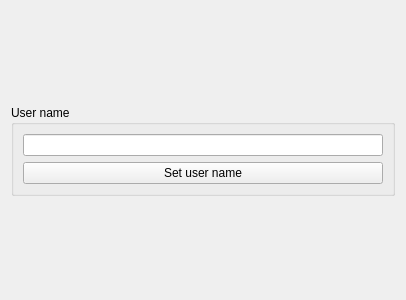
<?xml version="1.0" encoding="UTF-8"?>
<ui version="4.0">
 <class>simple</class>
 <widget class="QWidget" name="simple">
  <property name="geometry">
   <rect>
    <x>0</x>
    <y>0</y>
    <width>406</width>
    <height>300</height>
   </rect>
  </property>
  <property name="windowTitle">
   <string>Form</string>
  </property>
  <layout class="QGridLayout" name="gridLayout_2">
   <item row="1" column="0" colspan="2">
    <widget class="QGroupBox" name="groupBox">
     <property name="title">
      <string>User name</string>
     </property>
     <layout class="QGridLayout" name="gridLayout">
      <item row="1" column="0">
       <widget class="QPushButton" name="set_user_name">
        <property name="text">
         <string>Set user name</string>
        </property>
       </widget>
      </item>
      <item row="0" column="0">
       <widget class="QLineEdit" name="user_name">
        <property name="sizePolicy">
         <sizepolicy hsizetype="Expanding" vsizetype="Fixed">
          <horstretch>0</horstretch>
          <verstretch>0</verstretch>
         </sizepolicy>
        </property>
       </widget>
      </item>
     </layout>
    </widget>
   </item>
   <item row="0" column="0" colspan="2">
    <widget class="QWidget" name="HC_nav" native="true"/>
   </item>
   <item row="2" column="0" colspan="2">
    <widget class="QWidget" name="ArcBall" native="true"/>
   </item>
  </layout>
 </widget>
 <resources/>
 <connections/>
</ui>
